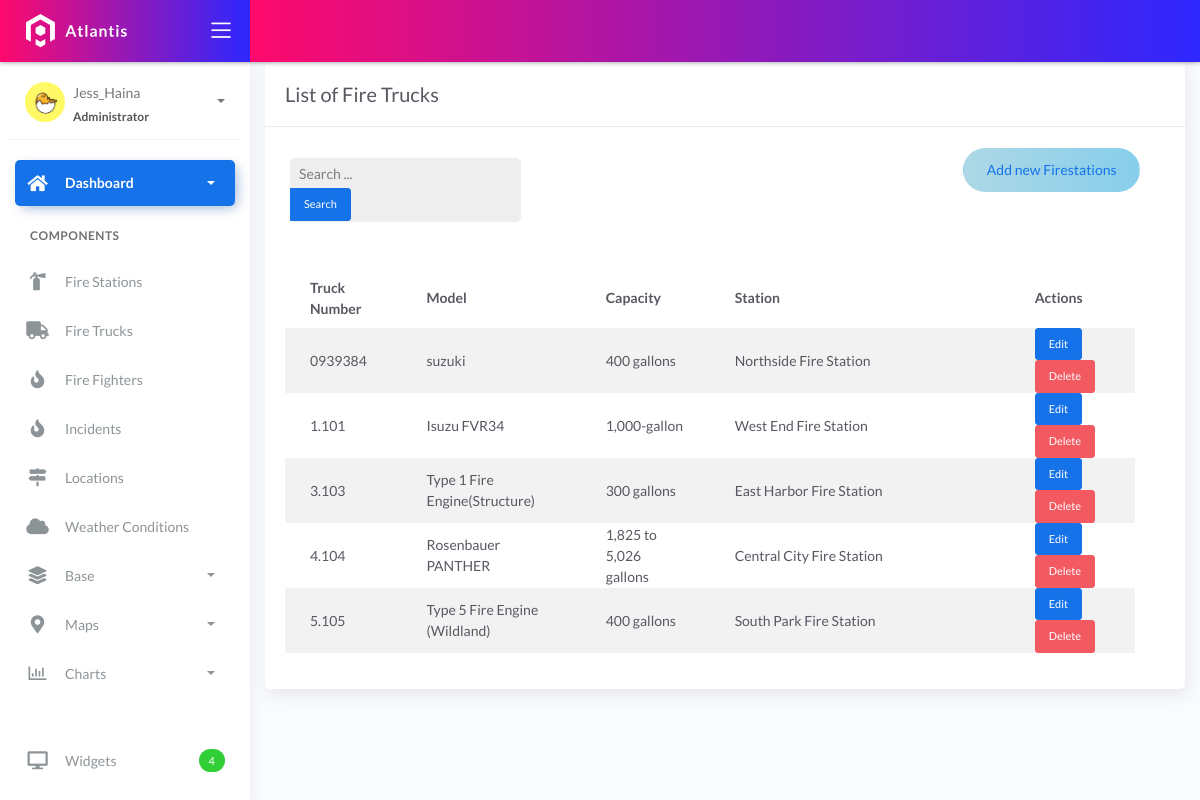
Before: /fire-trucks/ with the older database file.
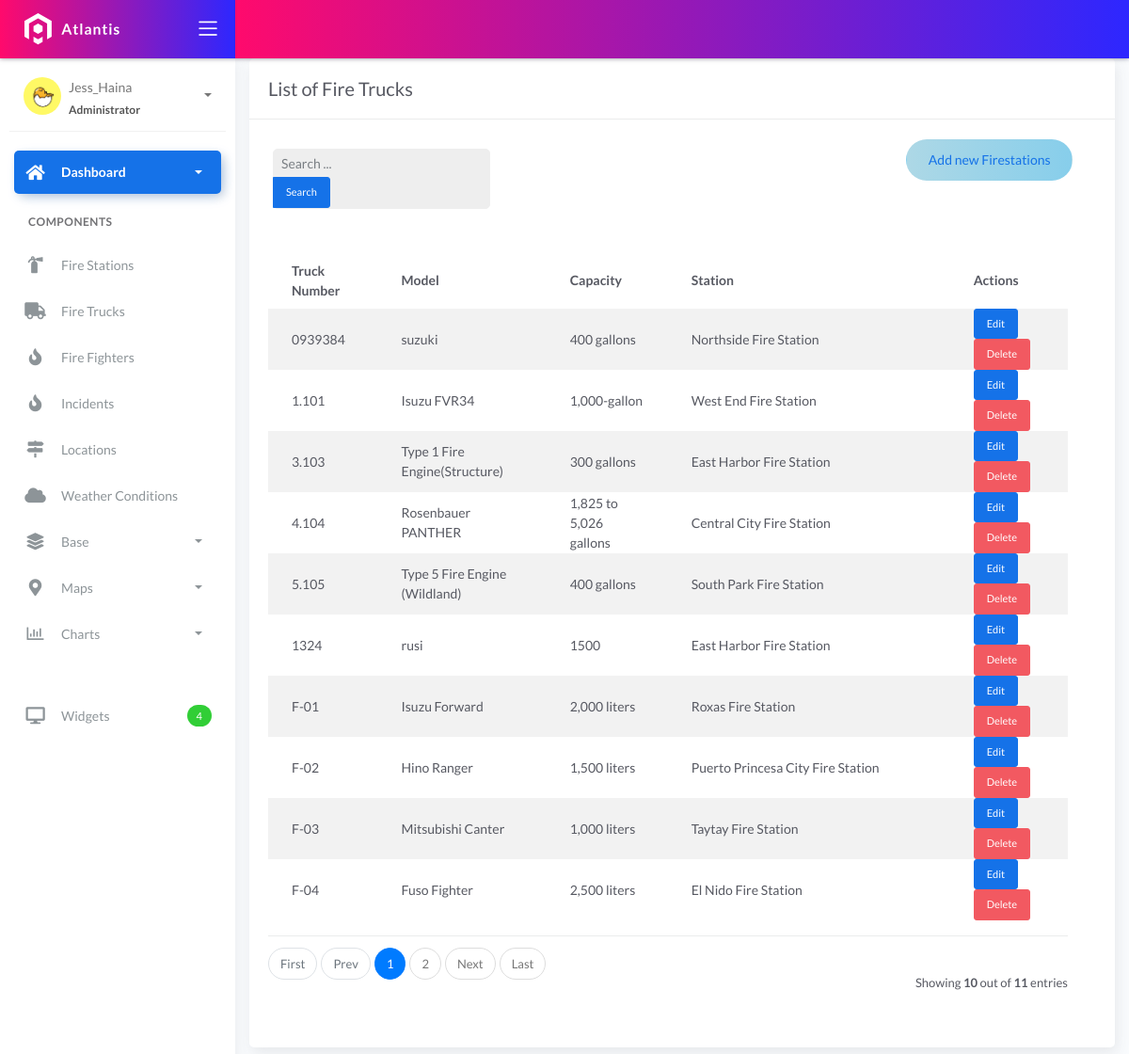
After: the same page with the newer database file.
### fire/models.py (models this page shows, shortened)
class BaseModel(models.Model):
    created_at = models.DateTimeField(auto_now_add=True, db_index=True)
    updated_at = models.DateTimeField(auto_now=True)
    class Meta:
        abstract = True

class FireTruck(BaseModel):
    truck_number = models.CharField(max_length=150)
    model = models.CharField(max_length=150)
    capacity = models.CharField(max_length=150)  # water
    station = models.ForeignKey(FireStation, on_delete=models.CASCADE)

class FireStation(BaseModel):
    name = models.CharField(max_length=150)
    latitude = models.DecimalField(
        max_digits=22, decimal_places=16, null=True, blank=True)
    longitude = models.DecimalField(
        max_digits=22, decimal_places=16, null=True, blank=True)
    address = models.CharField(max_length=150)
    city = models.CharField(max_length=150)  # can be in separate table
    country = models.CharField(max_length=150)  # can be in separate table
    def __str__(self):
        return self.name

### fire/views.py (the view)
# urls.py: path('fire-trucks/', views.FireTruckListView.as_view(), name='firetruck_list'),
class FireTruckListView(ListView):
    model = FireTruck
    template_name = 'FireTrucks_list.html'
    context_object_name = 'firetruck'
    paginate_by = 10
    def get_queryset(self):
        queryset = super().get_queryset()
        query = self.request.GET.get('q')
        if query:
            queryset = queryset.filter(Q(truck_number__icontains=query) | Q(model__icontains=query))
        return queryset.order_by('id')

### templates/FireTrucks_list.html (shortened to what this page needs)
{% extends 'base.html' %}
{% load static %}
{% block content %}
<div class="content">
  <div class="container-fluid">
     <div class="row">
      <div class="col-md-12">
        <div class="card">
         <div class="card-header">
           <div class="card-title">List of Fire Trucks</div>
        </div>
        <div class="col-md-12 row">
          <div class="col-md-4">
            <form class="navbar-left navbar-form nav-search mr-md-3" action="{% url 'firetruck_list' %}">
              <div class="form-group">
                <div class="input-group">
                  <input type="text" id="search" placeholder="Search ..." class="form-control form-control-sm" name="q" />
                  <div class="input-group-append">
                    <button class="btn btn-sm btn-primary" type="submit">Search</button>
                  </div>
                </div>
              </div>
            </form>
          </div>
        <div class="col-md-2">
         </div>
            <div class="col-md-6">
              <div class="pull-right">
                <a href="{% url 'firetruck_add' %}" class="btn btn-rounded custom-add-btn"
                   style="background: linear-gradient(90deg, #ADD8E6, #87CEEB);">
                   Add new Firestations
                </a>
            </div>
        </div>
        <div class="card-body">
        <table class="table table-striped mt-3">
          <thead>
            <tr>
                <th>Truck Number</th>
                <th>Model</th>
                <th>Capacity</th>
                <th style="width: 300px;">Station</th>
                <th>Actions</th>
            </tr>
        </thead>
        <tbody>
            {% for object in object_list %}
            <tr>
                <td>{{ object.truck_number }}</td>
                <td>{{ object.model }}</td>
                <td>{{ object.capacity }}</td>
                <td>{{ object.station }}</td>
                <td>
                    <a href="{% url 'firetruck_update' object.pk %}" class="btn btn-sm btn-primary" style="max-width: 80px;">Edit</a>
                    <a href="{% url 'firetruck_delete' object.pk %}" class="btn btn-sm btn-danger" style="max-width: 80px;">Delete</a>
                </td>
            </tr>
              {% empty %}
              <tr>
                <td colspan="5" style="text-align: center">
                <p class="text-sm font-weight-bold mb-0">No Records Found.</p>
                </td>
            </tr>
              {% endfor %}
              </tbody>
            </table>
            {% include 'includes/pagination.html' %}
           </div>
          </div>
        </div>
      </div>
    </div>
</div>
{% endblock %}

Changed rows visible on the page:
added FireTruck: truck_number "1324", model "rusi", capacity "1500", station "East Harbor Fire Station"
added FireTruck: truck_number "F-01", model "Isuzu Forward", capacity "2,000 liters", station "Roxas Fire Station"
added FireTruck: truck_number "F-02", model "Hino Ranger", capacity "1,500 liters", station "Puerto Princesa City Fire Station"
added FireTruck: truck_number "F-03", model "Mitsubishi Canter", capacity "1,000 liters", station "Taytay Fire Station"
added FireTruck: truck_number "F-04", model "Fuso Fighter", capacity "2,500 liters", station "El Nido Fire Station"
Other visible differences:
{{ object_list.count }}: (not shown) → "10"
{{ paginator.count }}: (not shown) → "11"
text now shown: "First Prev Next Last Showing out of entries"
new list line: "1"
new list line: "2"
